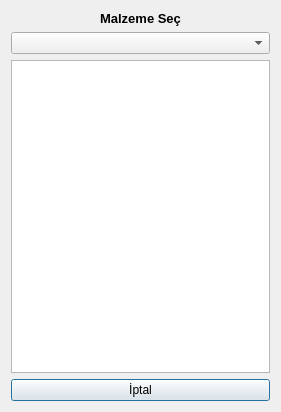
<?xml version="1.0" encoding="UTF-8"?>
<ui version="4.0">
 <class>MalzemeSelectDialog</class>
 <widget class="QDialog" name="MalzemeSelectDialog">
  <property name="geometry">
   <rect>
    <x>0</x>
    <y>0</y>
    <width>281</width>
    <height>412</height>
   </rect>
  </property>
  <property name="windowTitle">
   <string>Dialog</string>
  </property>
  <layout class="QVBoxLayout" name="verticalLayout">
   <item>
    <widget class="QLabel" name="label">
     <property name="text">
      <string>&lt;html&gt;&lt;head/&gt;&lt;body&gt;&lt;p align=&quot;center&quot;&gt;&lt;span style=&quot; font-size:10pt; font-weight:600;&quot;&gt;Malzeme Seç&lt;/span&gt;&lt;/p&gt;&lt;/body&gt;&lt;/html&gt;</string>
     </property>
    </widget>
   </item>
   <item>
    <widget class="QComboBox" name="comboBox_KategoriFilter"/>
   </item>
   <item>
    <widget class="QListView" name="listView"/>
   </item>
   <item>
    <layout class="QHBoxLayout" name="horizontalLayout">
     <item>
      <widget class="QPushButton" name="pushButton_iptal">
       <property name="text">
        <string>İptal</string>
       </property>
      </widget>
     </item>
    </layout>
   </item>
  </layout>
 </widget>
 <resources/>
 <connections/>
</ui>
